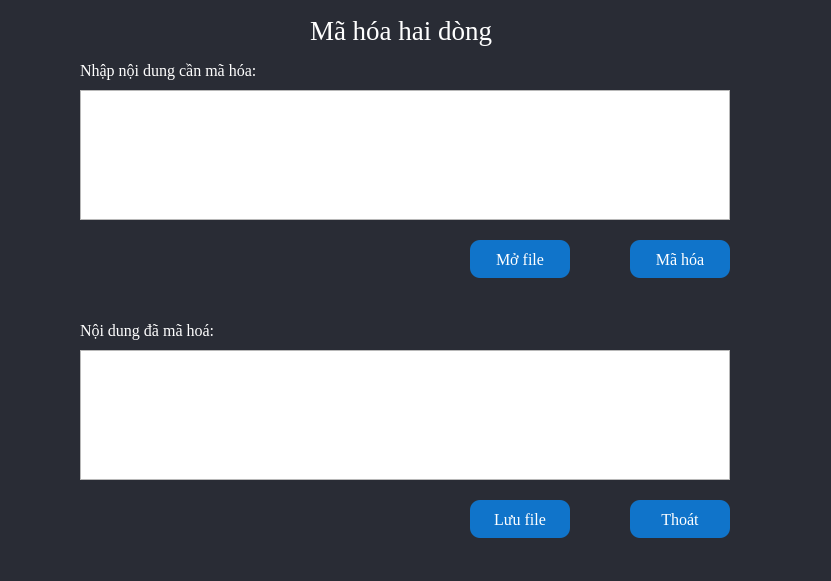
<?xml version="1.0" encoding="UTF-8"?>
<ui version="4.0">
 <class>Form</class>
 <widget class="QWidget" name="Form">
  <property name="geometry">
   <rect>
    <x>0</x>
    <y>0</y>
    <width>831</width>
    <height>581</height>
   </rect>
  </property>
  <property name="windowTitle">
   <string>Form</string>
  </property>
  <property name="styleSheet">
   <string notr="true">#Form{
background-color: #292C35;
color: rgb(255, 255, 255);
}
#btnMaHoa{
	background-color: #1074CA;
	color: rgb(255, 255, 255);
	border-radius: 10px;
}
#btnOpenFile{
	background-color: #1074CA;
	color: rgb(255, 255, 255);
	border-radius: 10px;
}
#btnSaveFile{
	background-color: #1074CA;
	color: rgb(255, 255, 255);
	border-radius: 10px;

}
#btnClose{
	background-color: #1074CA;
	color: rgb(255, 255, 255);
	border-radius: 10px;

}</string>
  </property>
  <widget class="QTextEdit" name="txtCiphertext">
   <property name="geometry">
    <rect>
     <x>80</x>
     <y>350</y>
     <width>650</width>
     <height>130</height>
    </rect>
   </property>
   <property name="font">
    <font>
     <family>Times New Roman</family>
     <pointsize>12</pointsize>
    </font>
   </property>
   <property name="styleSheet">
    <string notr="true">color: rgb(255, 255, 255);
font: 12pt &quot;Times New Roman&quot;;</string>
   </property>
  </widget>
  <widget class="QLabel" name="label_2">
   <property name="geometry">
    <rect>
     <x>80</x>
     <y>60</y>
     <width>221</width>
     <height>21</height>
    </rect>
   </property>
   <property name="font">
    <font>
     <family>Times New Roman</family>
     <pointsize>12</pointsize>
    </font>
   </property>
   <property name="styleSheet">
    <string notr="true">color: rgb(255, 255, 255);</string>
   </property>
   <property name="text">
    <string>Nhập nội dung cần mã hóa:</string>
   </property>
  </widget>
  <widget class="QLabel" name="label">
   <property name="geometry">
    <rect>
     <x>310</x>
     <y>0</y>
     <width>301</width>
     <height>61</height>
    </rect>
   </property>
   <property name="font">
    <font>
     <family>Times New Roman</family>
     <pointsize>20</pointsize>
     <weight>50</weight>
     <italic>false</italic>
     <bold>false</bold>
    </font>
   </property>
   <property name="styleSheet">
    <string notr="true">color: rgb(255, 255, 255);</string>
   </property>
   <property name="text">
    <string>Mã hóa hai dòng</string>
   </property>
  </widget>
  <widget class="QPushButton" name="btnOpenFile">
   <property name="geometry">
    <rect>
     <x>470</x>
     <y>240</y>
     <width>100</width>
     <height>38</height>
    </rect>
   </property>
   <property name="font">
    <font>
     <family>Times New Roman</family>
     <pointsize>12</pointsize>
    </font>
   </property>
   <property name="text">
    <string>Mở file</string>
   </property>
   <property name="icon">
    <iconset>
     <normaloff>../icon/mo.png</normaloff>../icon/mo.png</iconset>
   </property>
  </widget>
  <widget class="QTextEdit" name="txtPlaintext">
   <property name="geometry">
    <rect>
     <x>80</x>
     <y>90</y>
     <width>650</width>
     <height>130</height>
    </rect>
   </property>
   <property name="styleSheet">
    <string notr="true">color: rgb(255, 255, 255);
font: 12pt &quot;Times New Roman&quot;;</string>
   </property>
  </widget>
  <widget class="QPushButton" name="btnSaveFile">
   <property name="geometry">
    <rect>
     <x>470</x>
     <y>500</y>
     <width>100</width>
     <height>38</height>
    </rect>
   </property>
   <property name="font">
    <font>
     <family>Times New Roman</family>
     <pointsize>12</pointsize>
    </font>
   </property>
   <property name="text">
    <string>Lưu file</string>
   </property>
   <property name="icon">
    <iconset>
     <normaloff>../icon/luufile.png</normaloff>../icon/luufile.png</iconset>
   </property>
   <property name="iconSize">
    <size>
     <width>16</width>
     <height>16</height>
    </size>
   </property>
   <property name="checkable">
    <bool>false</bool>
   </property>
  </widget>
  <widget class="QPushButton" name="btnMaHoa">
   <property name="geometry">
    <rect>
     <x>630</x>
     <y>240</y>
     <width>100</width>
     <height>38</height>
    </rect>
   </property>
   <property name="font">
    <font>
     <family>Times New Roman</family>
     <pointsize>12</pointsize>
    </font>
   </property>
   <property name="text">
    <string>Mã hóa</string>
   </property>
   <property name="icon">
    <iconset>
     <normaloff>../icon/mh.png</normaloff>../icon/mh.png</iconset>
   </property>
  </widget>
  <widget class="QLabel" name="label_4">
   <property name="geometry">
    <rect>
     <x>80</x>
     <y>320</y>
     <width>181</width>
     <height>21</height>
    </rect>
   </property>
   <property name="font">
    <font>
     <family>Times New Roman</family>
     <pointsize>12</pointsize>
    </font>
   </property>
   <property name="styleSheet">
    <string notr="true">color: rgb(255, 255, 255);</string>
   </property>
   <property name="text">
    <string>Nội dung đã mã hoá:</string>
   </property>
  </widget>
  <widget class="QPushButton" name="btnClose">
   <property name="geometry">
    <rect>
     <x>630</x>
     <y>500</y>
     <width>100</width>
     <height>38</height>
    </rect>
   </property>
   <property name="font">
    <font>
     <family>Times New Roman</family>
     <pointsize>12</pointsize>
    </font>
   </property>
   <property name="text">
    <string>Thoát</string>
   </property>
   <property name="icon">
    <iconset>
     <normaloff>../icon/thoat.png</normaloff>../icon/thoat.png</iconset>
   </property>
   <property name="iconSize">
    <size>
     <width>20</width>
     <height>20</height>
    </size>
   </property>
   <property name="checkable">
    <bool>false</bool>
   </property>
  </widget>
 </widget>
 <resources/>
 <connections/>
</ui>
